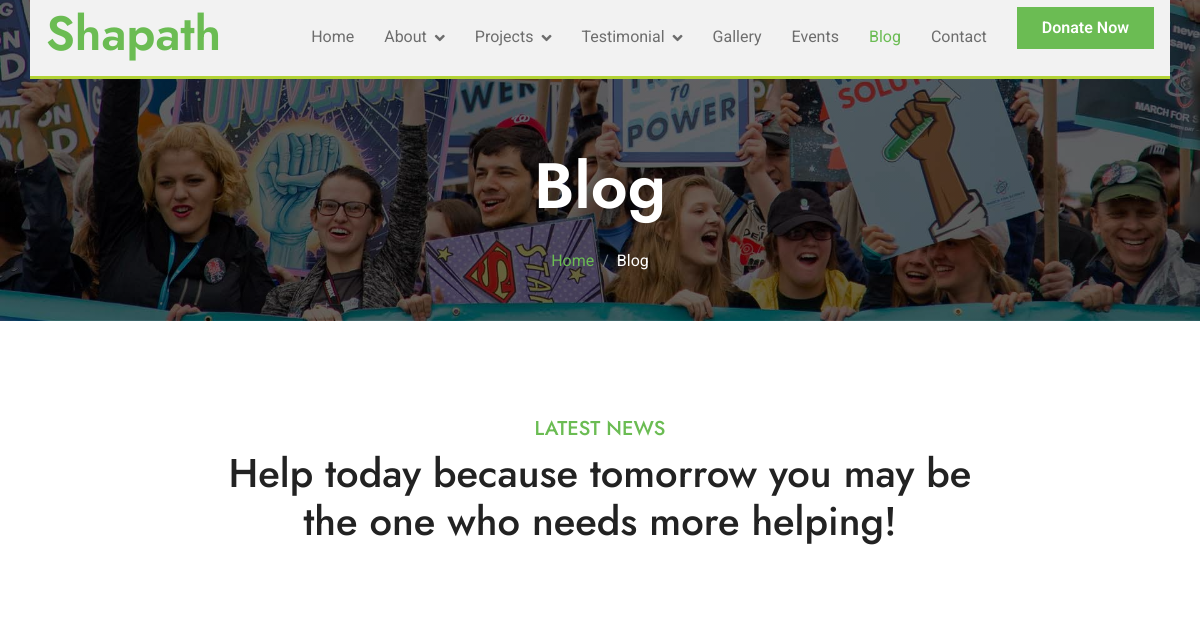
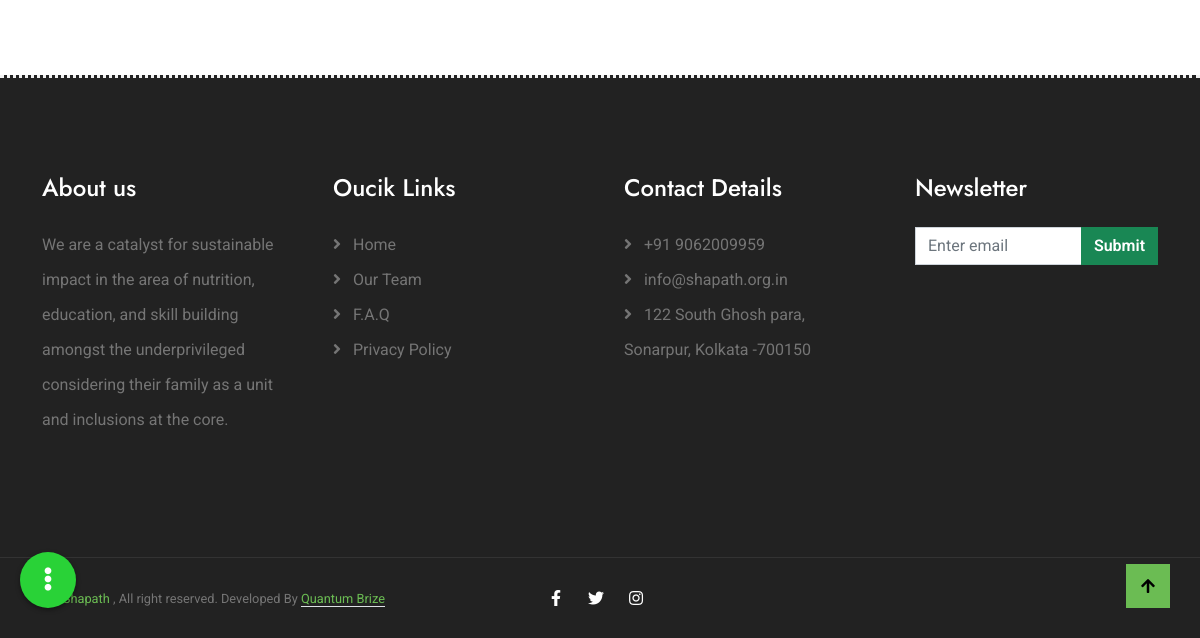
Page /index.php/web/activity/blogs on the earlier database version (2 pictures, top to bottom).
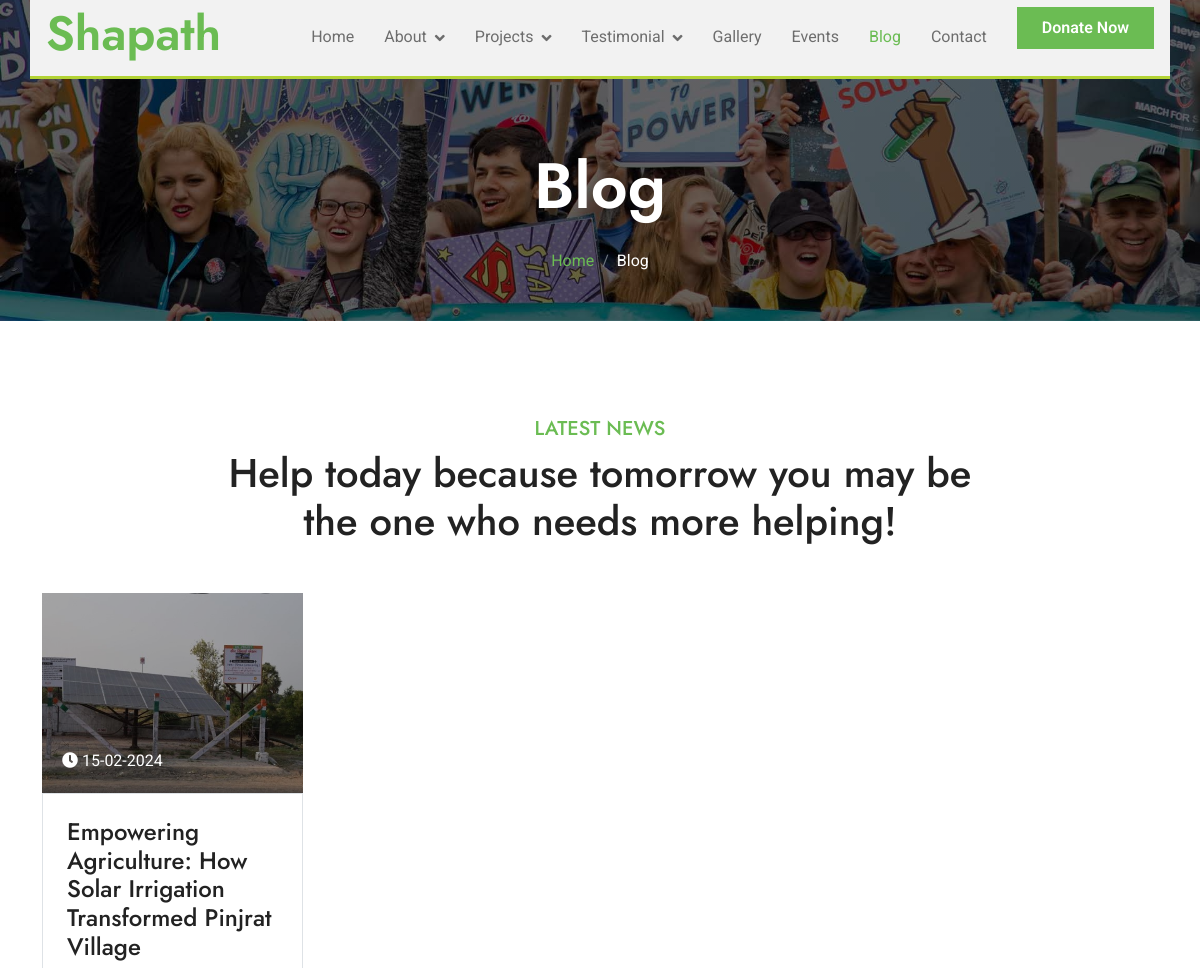
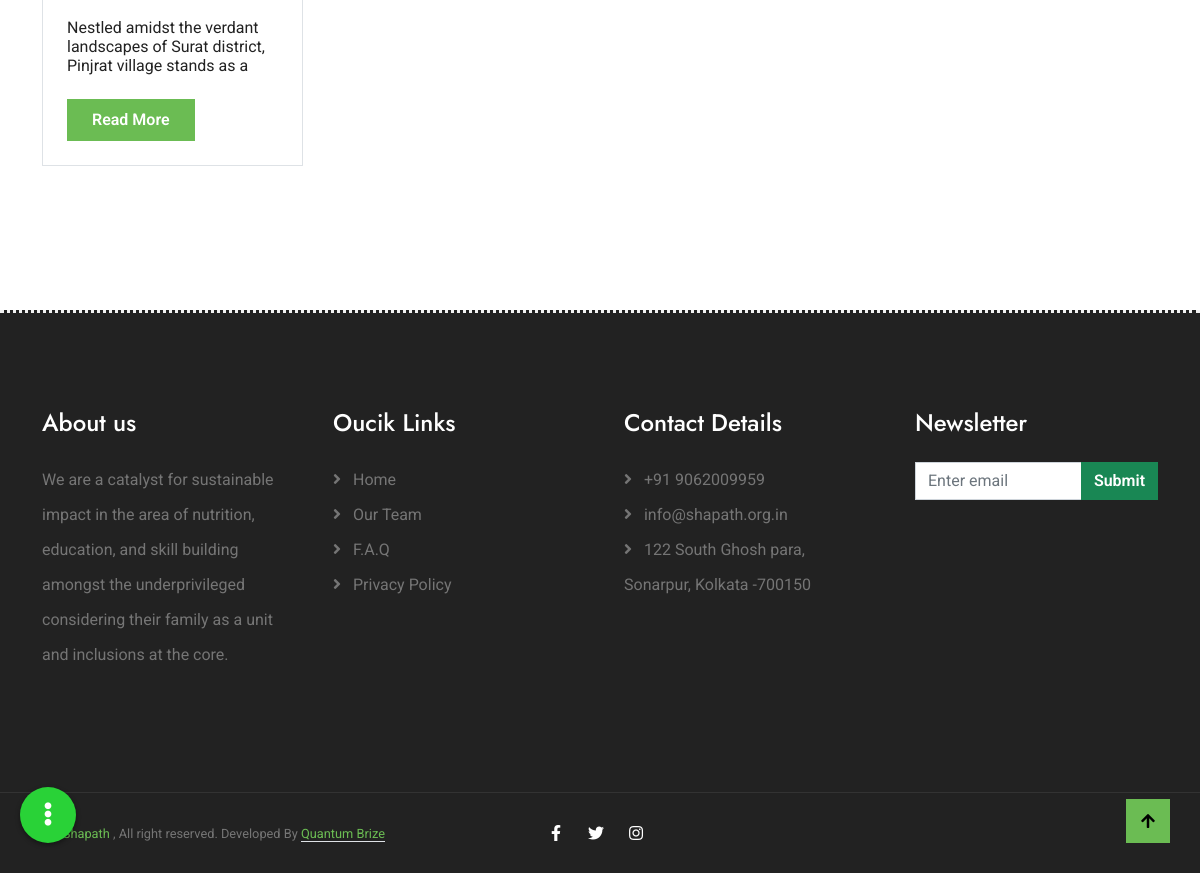
Same page on the later database version (2 pictures, top to bottom).
### tables this page shows
CREATE TABLE `blog` (
  `id` int(11) NOT NULL,
  `uid` varchar(255) NOT NULL,
  `title` varchar(255) NOT NULL,
  `description` text DEFAULT NULL,
  `img` varchar(255) NOT NULL,
  `created_at` datetime NOT NULL DEFAULT current_timestamp(),
  `updated_at` datetime NOT NULL DEFAULT current_timestamp()
);

### application/controllers/Common.php (called while the page is built, shortened)
<?php
class Common extends CI_Controller
{
	public function init_model($model)
	{
		$this->load->model($model);
	}
	public function load_page($page, $data)
	{
		$this->load->view($page, $data['data_page']);
	}
	private function load_headers($data)
	{
		$projects['projects'] = $this->Pages_model->get_all_projects();
		$this->load->view('/' . $data['site'] . '/inc/header_link.php', $data);
		$this->load->view('/' . $data['site'] . '/inc/header.php', $projects, $data);
	}
	private function load_footers($data)
	{
		$this->load->view('/' . $data['site'] . '/inc/footer.php');
		$this->load->view('/' . $data['site'] . '/inc/footer_link.php', $data);
	}
}
?>

### application/controllers/web/Activity.php (called while the page is built, shortened)
<?php
class Activity extends Load
{
    public function blogs()
    {
        $data = PAGE_DATA_WEB;
        $data['data_header']['blogs'] = true;
        $data['data_page']['blogs'] = $this->Pages_model->get_all_blogs();
        $this->load_page('web/blogs.php', $data);
    }
}
?>

### index.php (called while the page is built, shortened)
<?php
require_once BASEPATH.'core/CodeIgniter.php';

### application/models/Pages_model.php (called while the page is built, shortened)
<?php
class Pages_model extends Admin_model
{
    public function get_all_blogs()
    {
        $blogs = $this->db
            ->select('*')
            ->from(TABLE_BLOG)
            ->get();
        $blogs = $blogs->result_array();
        return !empty($blogs) ? $blogs : [];
    }
}

### application/views/web/blogs.php (the view, shortened to what this page needs)
<div class="container-fluid bg-breadcrumb">
    <div class="container text-center py-5" style="max-width: 900px;">
        <h3 class="text-white display-3 mb-4">Blog</h1>
            <ol class="breadcrumb justify-content-center mb-0">
                <li class="breadcrumb-item"><a href="index.php">Home</a></li>
                <li class="breadcrumb-item active text-white">Blog</li>
            </ol>
    </div>
</div>
<div class="container-fluid blog py-5 mb-5">
    <div class="container py-5">
        <div class="text-center mx-auto pb-5" style="max-width: 800px;">
            <h5 class="text-uppercase text-primary">Latest News</h5>
            <h1 class="mb-0">Help today because tomorrow you may be the one who needs more helping!
            </h1>
        </div>
        <div class="row g-4">
        <?php foreach($blogs as $blog){?>
            <div class="col-lg-6 col-xl-3">
                <div class="blog-item">
                    <div class="blog-img">
                        <div class="blog-info">
                            <span><i class="fa fa-clock"></i> <?php $dateTime = new DateTime($blog['created_at']); $dateOnly = $dateTime->format('d-m-Y'); echo $dateOnly?></span>
                        </div>
                    </div>
                    <div class="text-dark border p-4 ">
                        <h4 class="mb-4"><?php echo $blog['title']?></h4>
                        <p class="mb-4" style="overflow: hidden; text-overflow: ellipsis; white-space: normal; line-height: 1.2em; /* Adjust line height as needed */ max-height: 3.6em;"><?php echo $blog['description']?></p>
                        <a class="btn-hover-bg btn btn-primary text-white py-2 px-4" href="<?php echo base_url('web/Activity/blog?blog_id='.$blog['uid'])?>">Read More</a>
                    </div>
                </div>
            </div>
            <?php }?>
        </div>
    </div>
</div>

Differences in the rows shown:
added blog: created_at "15-02-2024", title "Empowering Agriculture: How Solar Irrigation Transformed Pinjrat Village", description "Nestled amidst the verdant landscapes of Surat district, Pinjrat village stands as a…"
